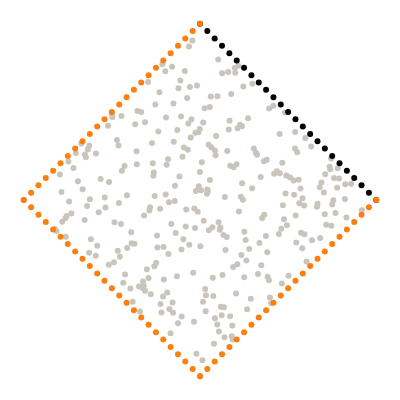

Notebook source saved alongside this figure:
### Markdown cell above
## Geometry

We want to model a quarter of a plate with an elliptical hole. The domain itself is represented by collocation points, the boundaries are represented by uniformly sampled points along the perimeter.

### Code cell
import torch
from torch.optim.lr_scheduler import StepLR
import numpy as np
from scipy.stats import qmc
from plotly.express.colors import sequential
import plotly.graph_objects as go
import plotly.figure_factory as ff
from tqdm import tqdm
import wandb
import matplotlib.pyplot as plt

torch.set_default_dtype(torch.float64)
from global_constants import L, B0, EPS0, MU, LBD

# Number of collocation points
N = 25

# Epochs
epochs = 500
# Batch size
batch_size = 64
# Leanring rate
lr = 0.01 #normally 0.001
# Scheduler step width
scheduler_step = 150 #normally 2000
# Gamma factor of scheduler
scheduler_gamma = 0.5

# Number of hidden neurons
hn = 50

#Weight of dirichlet_losses left_l and top_l in comparison to right_l and bottom_l
W_RiTo = 1
# Weight of PDE loss
W_PDE = 0.01
# Weight of Neumann loss
W_NEU = 0.1
# Weight of data losses
W_STRESS = 0.0
W_DISP = 0.0


# Create collocation points
points = L * qmc.LatinHypercube(d=2).random(N**2)
mask_right_top = points[:, 0] + points[:,1] <(1.5*L)
mask_left_top = points[mask_right_top][:, 1] - points[mask_right_top][:, 0] <(0.5*L)
mask_right_bottom = points[mask_right_top][mask_left_top][:, 0] - points[mask_right_top][mask_left_top][:,1] <(0.5*L)
mask_left_bottom = points[mask_right_top][mask_left_top][mask_right_bottom][:, 0] + points[mask_right_top][mask_left_top][mask_right_bottom][:,1] >(0.5*L)


collocation = torch.tensor(points[mask_right_top][mask_left_top][mask_right_bottom][mask_left_bottom], requires_grad=True).double()


# Boundary points
left_x_top = torch.linspace(0, L/2, N, requires_grad=True).double()
left_y_top = torch.linspace(L/2, L, N, requires_grad=True).double()
left_top = torch.column_stack([left_x_top, left_y_top]).double()

left_x_bottom = torch.linspace(0, L/2, N).double()
left_y_bottom = torch.linspace(L/2, 0, N, requires_grad=True).double()
left_bottom = torch.column_stack([left_x_bottom, left_y_bottom]).double()

right_x_top = torch.linspace(L/2, L, N, requires_grad=True).double()
right_y_top = torch.linspace(L, L/2, N, requires_grad=True).double()
right_top = torch.column_stack([right_x_top, right_y_top]).double()

right_x_bottom = torch.linspace(L/2, L, N, requires_grad=True).double()
right_y_bottom = torch.linspace(0, L/2, N, requires_grad=True).double()
right_bottom = torch.column_stack([right_x_bottom, right_y_bottom]).double()


# Visualize geometry
with torch.no_grad():
    mode = "markers"
    gray = dict(color="#C9C5BC")
    green = dict(color="#006561")
    black = dict(color="black")
    orange = dict(color="#ff7f0e")
    fig = go.Figure()
    fig.add_trace(go.Scatter(x=collocation[:, 0], y=collocation[:, 1], mode=mode, marker=gray))
    fig.add_trace(go.Scatter(x=right_top[:, 0], y=right_top[:, 1], mode=mode, marker=black))
    fig.add_trace(go.Scatter(x=right_bottom[:, 0], y=right_bottom[:, 1], mode=mode, marker=orange))
    fig.add_trace(go.Scatter(x=left_top[:, 0], y=left_top[:, 1], mode=mode, marker=orange))
    fig.add_trace(go.Scatter(x=left_bottom[:, 0], y=left_bottom[:, 1], mode=mode, marker=orange))
    fig.layout.yaxis.scaleanchor = "x"
    fig.update_layout(
        template="none",
        width=400,
        height=400,
        margin=dict(l=0, r=0, b=0, t=0),
        showlegend=False,
    )
    fig.update_xaxes(visible=False)
    fig.update_yaxes(visible=False)
    fig.show()

### Figure 1 — Plotly figure (JSON) as saved in the notebook; plotly's stock layout.template omitted (floating-point values rounded to 4 significant figures; data arrays with more than 128 entries replaced by an {"elided": "..."} marker saying what was removed)
{"data": [{"marker": {"color": "#C9C5BC"}, "mode": "markers", "type": "scatter", "x": {"elided": "312 float values"}, "y": {"elided": "312 float values"}}, {"marker": {"color": "black"}, "mode": "markers", "type": "scatter", "x": [0.5, 0.5208, 0.5417, 0.5625, 0.5833, 0.6042, 0.625, 0.6458, 0.6667, 0.6875, 0.7083, 0.7292, 0.75, 0.7708, 0.7917, 0.8125, 0.8333, 0.8542, 0.875, 0.8958, 0.9167, 0.9375, 0.9583, 0.9792, 1], "y": [1, 0.9792, 0.9583, 0.9375, 0.9167, 0.8958, 0.875, 0.8542, 0.8333, 0.8125, 0.7917, 0.7708, 0.75, 0.7292, 0.7083, 0.6875, 0.6667, 0.6458, 0.625, 0.6042, 0.5833, 0.5625, 0.5417, 0.5208, 0.5]}, {"marker": {"color": "#ff7f0e"}, "mode": "markers", "type": "scatter", "x": [0.5, 0.5208, 0.5417, 0.5625, 0.5833, 0.6042, 0.625, 0.6458, 0.6667, 0.6875, 0.7083, 0.7292, 0.75, 0.7708, 0.7917, 0.8125, 0.8333, 0.8542, 0.875, 0.8958, 0.9167, 0.9375, 0.9583, 0.9792, 1], "y": [0, 0.02083, 0.04167, 0.0625, 0.08333, 0.1042, 0.125, 0.1458, 0.1667, 0.1875, 0.2083, 0.2292, 0.25, 0.2708, 0.2917, 0.3125, 0.3333, 0.3542, 0.375, 0.3958, 0.4167, 0.4375, 0.4583, 0.4792, 0.5]}, {"marker": {"color": "#ff7f0e"}, "mode": "markers", "type": "scatter", "x": [0, 0.02083, 0.04167, 0.0625, 0.08333, 0.1042, 0.125, 0.1458, 0.1667, 0.1875, 0.2083, 0.2292, 0.25, 0.2708, 0.2917, 0.3125, 0.3333, 0.3542, 0.375, 0.3958, 0.4167, 0.4375, 0.4583, 0.4792, 0.5], "y": [0.5, 0.5208, 0.5417, 0.5625, 0.5833, 0.6042, 0.625, 0.6458, 0.6667, 0.6875, 0.7083, 0.7292, 0.75, 0.7708, 0.7917, 0.8125, 0.8333, 0.8542, 0.875, 0.8958, 0.9167, 0.9375, 0.9583, 0.9792, 1]}, {"marker": {"color": "#ff7f0e"}, "mode": "markers", "type": "scatter", "x": [0, 0.02083, 0.04167, 0.0625, 0.08333, 0.1042, 0.125, 0.1458, 0.1667, 0.1875, 0.2083, 0.2292, 0.25, 0.2708, 0.2917, 0.3125, 0.3333, 0.3542, 0.375, 0.3958, 0.4167, 0.4375, 0.4583, 0.4792, 0.5], "y": [0.5, 0.4792, 0.4583, 0.4375, 0.4167, 0.3958, 0.375, 0.3542, 0.3333, 0.3125, 0.2917, 0.2708, 0.25, 0.2292, 0.2083, 0.1875, 0.1667, 0.1458, 0.125, 0.1042, 0.08333, 0.0625, 0.04167, 0.02083, 0]}], "layout": {"height": 400, "margin": {"b": 0, "l": 0, "r": 0, "t": 0}, "showlegend": false, "width": 400, "xaxis": {"visible": false}, "yaxis": {"scaleanchor": "x", "visible": false}}}
